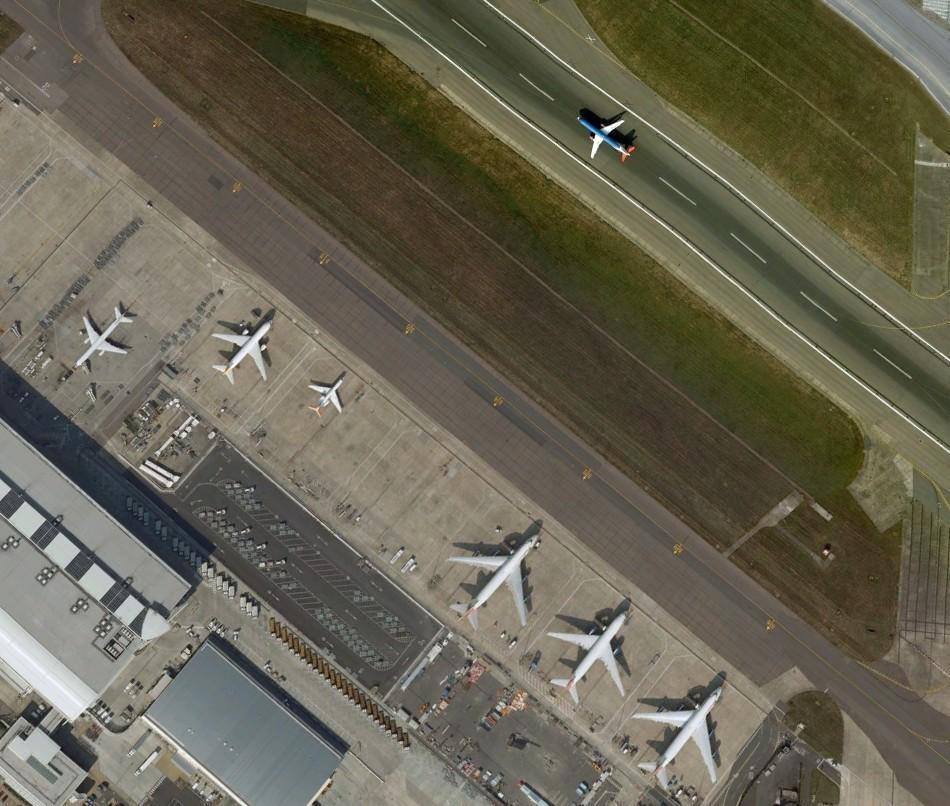
#> input picture 002.jpg, 950 x 806 px, given in place of 001.jpg, which was not available
$ python edge_detection.py   (older library calls are emulated)
#> lines starting #> are read from the running program, lines starting #| are printed output that depends on the picture; pictures that were not available may be replaced by others from this repository, and a replacement may not be noted
import cv2
import os

def image_edge_detection(image_path, train=True , replacement=""):

    # Load the image
#> called with image_path = '../dataset/train/earth/001.jpg', train = True, replacement = '0.jpg'
    try:
        image = cv2.imread(image_path, cv2.IMREAD_GRAYSCALE)
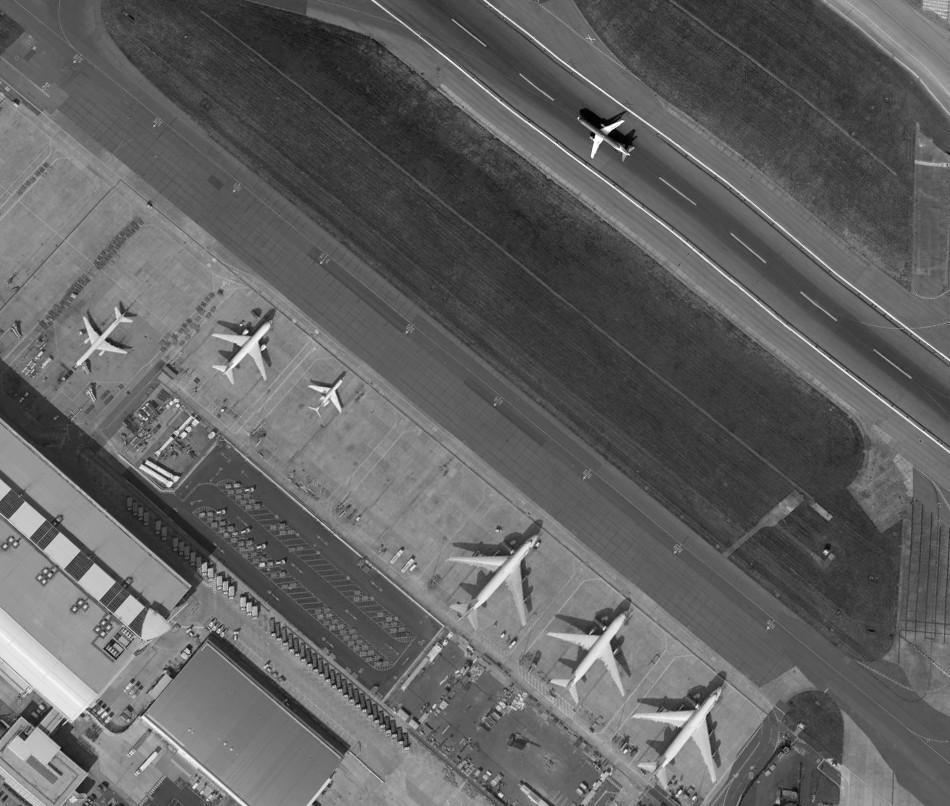
#> image: shape (806, 950); min 0, max 255, mean 98
    except:
        return

    if image is None:
        return

    image = cv2.resize( image , (1026,1026) )
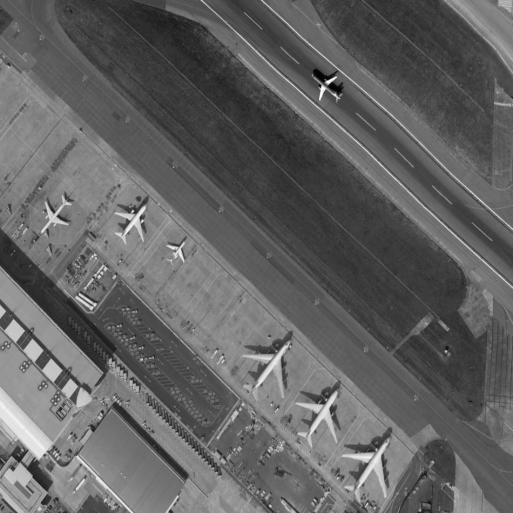
#> image: shape (1026, 1026) (shown at 1/2 size); min 0, max 255, mean 97.9

    # Apply Gaussian blur to reduce noise
    blurred = cv2.GaussianBlur(image, (1, 1), 1)

    # Detect edges using the Laplacian operator
    laplacian = cv2.Laplacian(blurred, cv2.CV_64F)
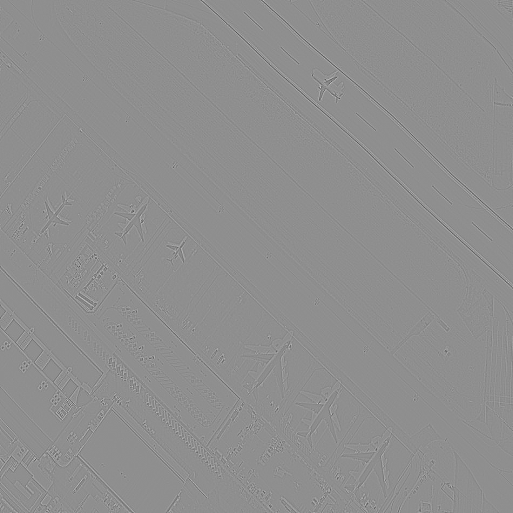
#> laplacian: shape (1026, 1026) float64 (shown at 1/2 size); min -236, max 185, mean 0; drawn with min black and max white

    # Normalize the image to 0-255 and convert to uint8
    normalized_laplacian = cv2.normalize(laplacian, None, 0, 255, cv2.NORM_MINMAX, dtype=cv2.CV_8U)

    # Threshold the image to get binary edges
    _, binary_edges = cv2.threshold(normalized_laplacian, 128, 255, cv2.THRESH_BINARY | cv2.THRESH_OTSU)
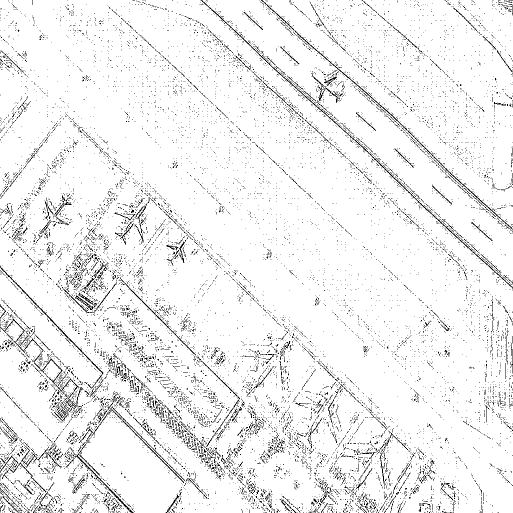
#> binary_edges: shape (1026, 1026) (shown at 1/2 size); 94% white; black in thin lines or dots

    number_of_white = 0
    number_of_black = 0
    for i in range(len(binary_edges)):
        for j in range( len(binary_edges[i])):

            if binary_edges[i,j] > 128:
                binary_edges[i,j] = 255
                number_of_white += 1
            else:
                binary_edges[i,j] = 0
                number_of_black += 1
#> after the loop, number_of_black = 62853; number_of_white = 989823

    if number_of_white < number_of_black:
        binary_edges = cv2.bitwise_not(binary_edges)

    # Define the output filename
    if train:
        print("./"+ replacement)
        cv2.imwrite("./" + replacement, binary_edges)
    else:
        print("./"+ replacement)
        cv2.imwrite("./" + replacement, binary_edges)

# Example usage

train_path = "../dataset/train/earth/"
val_path = "../dataset/validation/earth/"

len_train_path = len(os.listdir(train_path))
len_val_path = len(os.listdir(val_path))

# save the train dataset
for i in range(len_train_path):

    if i < 9:
        image_edge_detection(f"{train_path}00{ i + 1 }.jpg" , replacement=f"{i}.jpg" )
    if i >= 10 and i < 99:
        image_edge_detection(f"{train_path}0{i + 1 }.jpg" , replacement=f"{i}.jpg" )
    if  i >= 100:
        image_edge_detection(f"{train_path}{i + 1}.jpg" , replacement=f"{i}.jpg" )


# save the validation dataset
# for i in range(len_val_path):
#     image_edge_detection( f"{val_path}{ i + 641 }.jpg" , False , replacement=f"{i}.jpg" )
